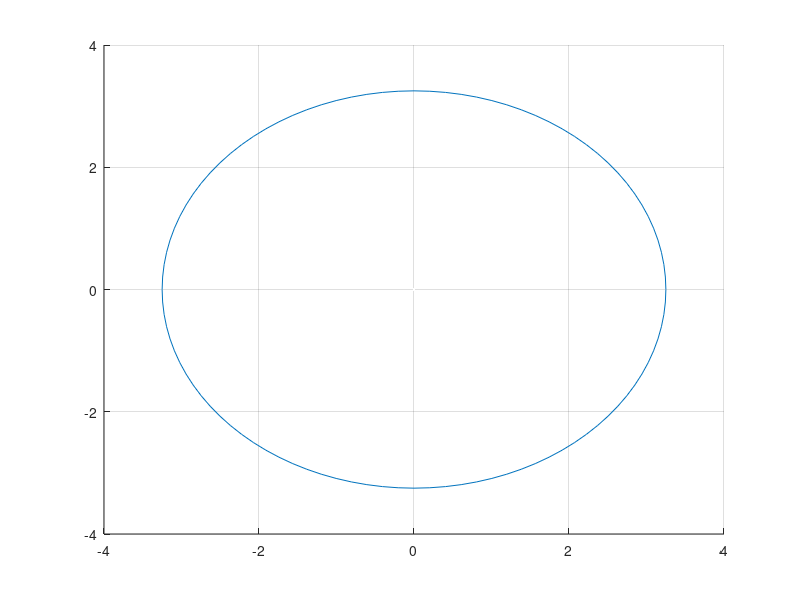

Write the MATLAB code that produced this figure. (Note: this script raises an error after producing the figure.)
%% Koordinat Awal x dan y
xt=0; %Sumbu x
yt=3.25; %Sumbu y
%% Desain Sistem
L=5; %Panjang Roda L dengan R
theta=0; %Untuk Nilai Theta
%% Definisi Sistem
f = [0 ; 0];
g = [1 0; 0 1];
x1 = -4;
x2 = 3;
%% Pembuatan figure
figure;
grid on;
hold on;
plot(0,0,'w.');
%% Definisi fungsi lyapunov
Vf = 0;
Vg = [x1 x2];
%% Pembuatan visualisasi jalur
th = 0:pi/50:2*pi;
r=3.25;
xunit = r * cos(th);
yunit = r * sin(th);
h = plot(xunit, yunit);
%% main code
i = 0;
for i = 1:1000
    rplot=plot(x1,x2,'rX','linewidth',8);
    bplot=plot(xt,yt,'b>','linewidth',4); %Plotting (Panah) Pada Persamaan xt dan yt
    %% Lyapunov
    xr = r*cos(i*2*pi/100+pi);
    %negatif untuk bergerak searah jarum jam positif untuk berlawanan
    yr = -r*sin(i*2*pi/100+pi);
    %Update lyapunov agar tracking
    Vg = [(x1-xr) (x2-yr)];
    %% Pergerakan Barrier
    vL=0.25/2;
    vR=0.125/8;
    %Mengubah kecepatan jadi posisi
    w=(vR-vL)/L; %Rumus Kecepatan Sudut
    v=(vR+vL)/2; %Rumus Kecepatan Roda 
    xt=xt+v*cos(theta+w); %Persamaan Pada xt
    yt=yt+v*sin(theta+w); %Persamaan Pada yt
    theta=theta+w; %Rumus Theta
    %% Barrier
    %jarak antara penghalang dengan agen
    l=sqrt((x1-xt)^2+(x2-yt)^2);
    %parameter CBF
    sig=0.5;
    lam=2;
    %Fungsi CBF
    B=lam*exp(-l^2/sig)*[-2*(x1-xt) -2*(x2-yt)]
    %% Gabungan
    a=Vf;
    b=Vg+B;
    %Sontag's universal formula
    if (b(1)~=0||b(2)~=0)
        k=-(a+sqrt(a^2+b.^4))./(b.*(1+sqrt(1+b.^2)));
    else
        k=[0 0];
    end
    %integral
    x1 = x1+k(1);
    x2 = x2+k(2);
    %% Persiapan siklus baru
    pause(0.05);
    delete(rplot);
    delete(bplot);
end